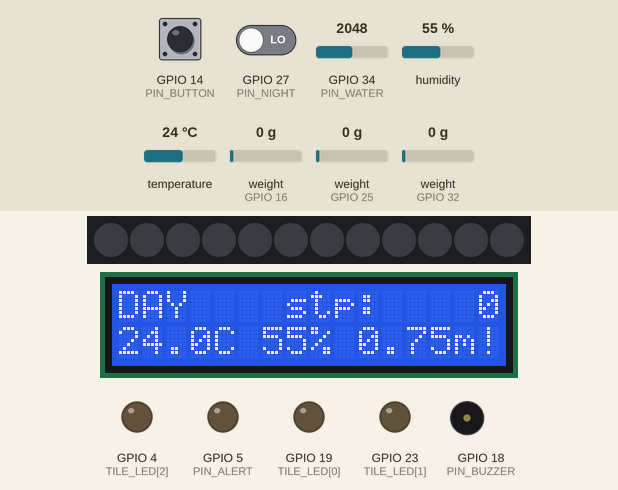
Simulated run of this sketch. Board: ESP32. Parts: 12 RGB LEDs in strip order, left to right, 16×2 character LCD, output pins drawn as LEDs (lit = HIGH), buzzer (waves = sounding). The test bench sets the inputs (shaded band); at power-on: GPIO 34 (PIN_WATER) = 2048, GPIO 27 (PIN_NIGHT) LOW, weight on the scale (sensors on GPIO 16, GPIO 25, GPIO 32) 0 g, GPIO 14 (PIN_BUTTON) HIGH, humidity 55 %, temperature 24 °C. Dim RGB values are drawn brighter than linear; WiFi joins after 1.5 s; servers stay silent unless stated; random numbers use the default seed unless the sketch sets one; no MQTT or app messages arrive unless stated; what the sketch prints to the serial monitor is not drawn.

Above: at 4.9 s.
5.0 s: GPIO 34 (PIN_WATER) set to 2866
At 6.5 s:
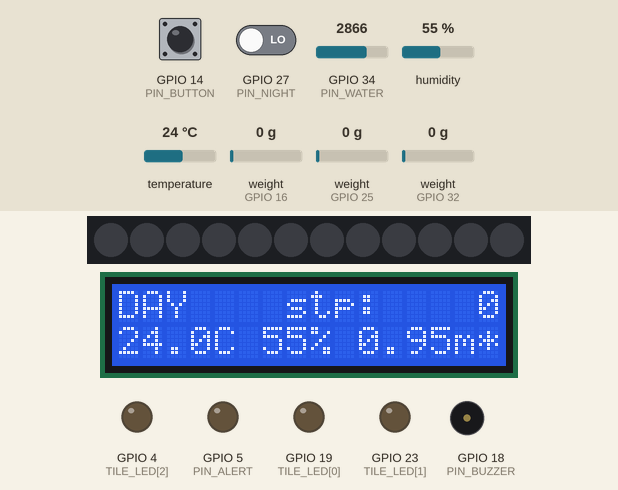
8.7 s: GPIO 27 (PIN_NIGHT) driven HIGH
At 9.6 s:
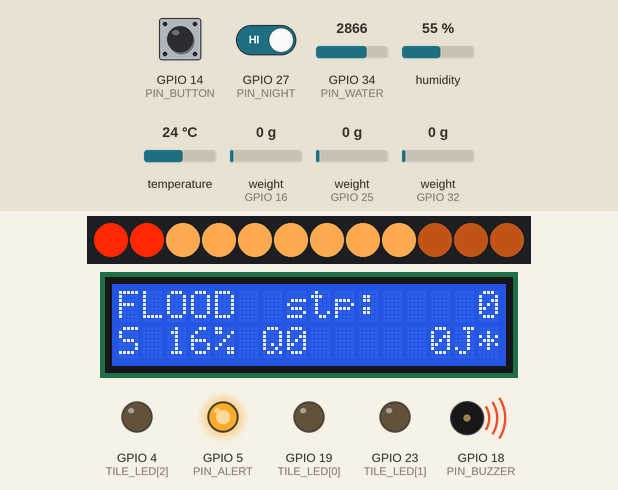
11.6 s: GPIO 34 (PIN_WATER) set to 1960
At 15.6 s:
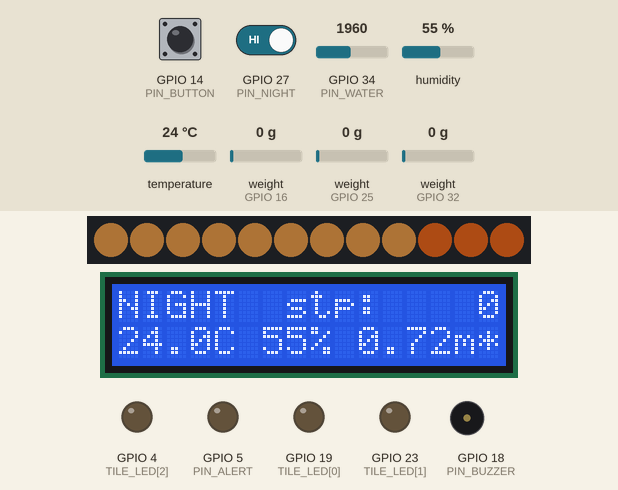
15.7 s: weight on the scale (sensor on GPIO 16) set to 19 g
20.2 s: weight on the scale (sensor on GPIO 16) set to 23 g
At 23.3 s:
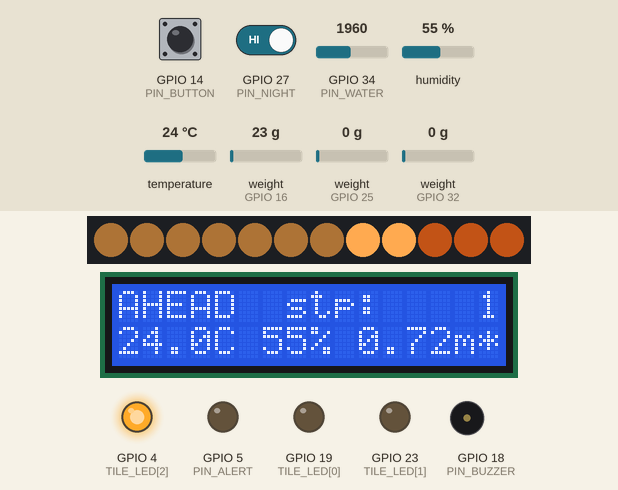
25.9 s: GPIO 14 (PIN_BUTTON) pulled LOW for 0.2 s
At 31.6 s:
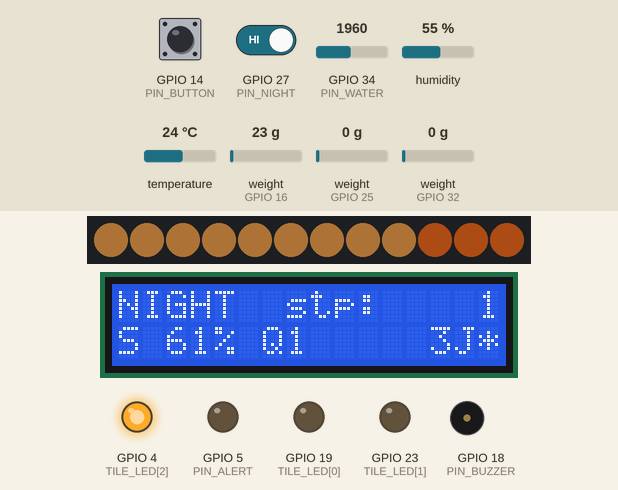
Timing chart, 0 to 31.9 s (numbered marks = the images above; inputs shaded):
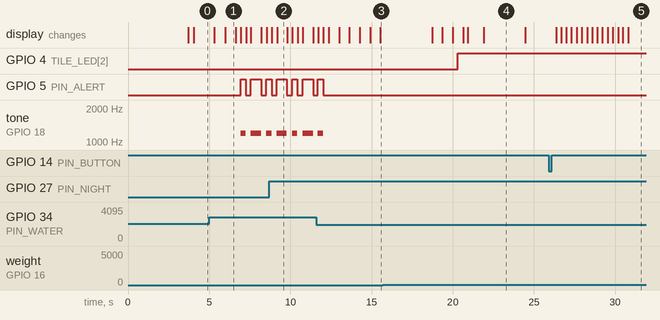

The sketch:

Jangkau_sketch.ino
```cpp
/*
  Jangkau smart step path - Zone P1 edge controller (Wokwi simulation)
  Sime Darby Property University Hackathon 2026 - People track

  What this rig shows:
   - Smart step tiles: 3 pavement tiles with load-cell (weighing-scale) sensors underneath.
     A step is detected by pressure only, so people are counted, never identified.
   - Energy harvesting: each step harvests a small amount of energy (estimate) that powers
     the tile's own sensor and the small LED glow under the walker's feet.
   - Lights follow the walker: at night the park lamps brighten ahead of whichever tile
     was stepped on, then dim after the walker has passed.
   - Quiet edge: the last 3 lamps (forest edge) stay low and amber for wildlife.
   - Quest glow: the green button (or a message from the app) makes the path glow gold.
   - Flash-flood safety: pond level (knob) above 1.00 m sounds the alarm and pauses quests.
   - Weather: temperature, humidity and "feels like" temperature (DHT22) for the dashboard.
   - Energy meter: compares real lamp energy with full brightness all night.
   - Edge-first: lighting and alarm logic runs here, so it keeps working if WiFi or MQTT drops.
   - Live data goes to the dashboard over MQTT.

  How to use while the simulation runs:
   - Click a load cell (Tile A, B or C), drag the weight above 20 kg (someone steps on it),
     then back to 0 (they step off). Try A, then B, then C to "walk" down the path.
   - Slide switch = day / night.
   - Green button = a neighbour quest is completed.
   - Knob = pond water level.
   - Click the DHT22 to change temperature and humidity.

  The same code runs on a real ESP32 with HX711 load-cell boards and a DHT22.
*/

#include <WiFi.h>
#include <PubSubClient.h>
#include <Adafruit_NeoPixel.h>
#include <Wire.h>
#include <LiquidCrystal_I2C.h>
#include <HX711.h>
#include <DHTesp.h>

// ---------- Team settings ----------
// CHANGE TEAM_ID to something unique (e.g. "jk-unimas-nullpointers") and type the same ID on the dashboard.
const char* TEAM_ID   = "elmina-demo";
const char* WIFI_SSID = "Wokwi-GUEST";   // Wokwi's built-in internet access
const char* WIFI_PASS = "";
const char* MQTT_HOST = "broker.hivemq.com";
const uint16_t MQTT_PORT = 1883;

// ---------- Pins ----------
const int PIN_PIXELS = 13;
const int PIN_BUTTON = 14;
const int PIN_NIGHT  = 27;
const int PIN_WATER  = 34;
const int PIN_BUZZER = 18;
const int PIN_ALERT  = 5;
const int PIN_DHT    = 15;
const int NUM_TILES  = 3;
const int TILE_DT[NUM_TILES]   = {32, 25, 16};
const int TILE_SCK[NUM_TILES]  = {33, 26, 17};
const int TILE_LED[NUM_TILES]  = {19, 23, 4};    // small LED glow built into each tile
const int TILE_LAMP[NUM_TILES] = {0, 4, 8};      // which lamp each tile sits next to
const char* TILE_NAME[NUM_TILES] = {"A", "B", "C"};

// ---------- Path model ----------
const int   NUM_LAMPS     = 12;
const int   FOREST_FROM   = 9;       // lamps 9-11 are the forest edge ("quiet edge")
const float LAMP_WATTS    = 40.0;    // one park lamp
const float EVENING_LEVEL = 0.20;    // calm evening level
const float QUIET_MAX     = 0.35;    // highest level allowed at the forest edge
const float TIME_SCALE    = 60.0;    // demo only: 1 real second = 1 minute of park time
const float STEP_KG_ON    = 20.0;    // more than this on a tile = someone is standing on it
const float STEP_KG_OFF   = 10.0;    // less than this = they stepped off
const float HARVEST_J     = 3.0;     // estimated energy harvested per step (a few joules)
const float SCALE_PER_KG  = 420.0;   // Wokwi 50 kg load cell: raw 0-21000 = 0-50 kg
const float FLOOD_ON_M    = 1.00;    // pond level that starts a flood alert
const float FLOOD_OFF_M   = 0.95;    // level that ends it (a small gap stops flicker)

// "Lights follow the walker" timing
const unsigned long STEP_MS = 180;   // delay between one lamp and the next
const unsigned long RISE_MS = 300;   // fade up
const unsigned long HOLD_MS = 6000;  // stay bright
const unsigned long FALL_MS = 900;   // fade back down
const unsigned long QUEST_GLOW_MS = 4000;
const unsigned long TILE_GLOW_MS  = 1500;

Adafruit_NeoPixel strip(NUM_LAMPS, PIN_PIXELS, NEO_GRB + NEO_KHZ800);
LiquidCrystal_I2C lcd(0x27, 16, 2);
HX711 tiles[NUM_TILES];
DHTesp dht;
WiFiClient wifiClient;
PubSubClient mqtt(wifiClient);

String topicStatus, topicEvents, topicCmd, topicOnline;

// ---------- State ----------
unsigned long now = 0;
bool night = false;
bool flood = false;
bool buzzing = false;
unsigned long steps = 0;
unsigned long quests = 0;
unsigned long tileSteps[NUM_TILES] = {0, 0, 0};
bool tilePressed[NUM_TILES] = {false, false, false};
unsigned long tileGlowUntil[NUM_TILES] = {0, 0, 0};
unsigned long lampRise[NUM_LAMPS];   // when each lamp starts brightening (0 = idle)
unsigned long lampEnd[NUM_LAMPS];    // when each lamp starts dimming again
unsigned long questUntil = 0;
float levels[NUM_LAMPS];
float waterM = 0;
float tempC = 0, humidity = 0, feelsC = 0;
float harvestJ = 0;                  // energy harvested by the tiles
float energyWh = 0;                  // real lamp energy (park time)
float baselineWh = 0;                // same lamps at full brightness
float powerW = 0;
unsigned long stepTimes[30];         // recent step times, for steps per minute
int stepIdx = 0;

bool btnLast = HIGH;
unsigned long btnChanged = 0;
bool wifiWasUp = false;

unsigned long tSensor = 0, tLights = 0, tLcd = 0, tPublish = 0, tWifi = 0, tMqtt = 0, tDht = 0;

// ---------- MQTT helpers ----------
void publishEvent(const char* type, const char* detail) {
  if (!mqtt.connected()) return;
  char buf[200];
  snprintf(buf, sizeof(buf),
           "{\"type\":\"%s\",\"detail\":\"%s\",\"steps\":%lu,\"quests\":%lu,\"water\":%.2f}",
           type, detail, steps, quests, waterM);
  mqtt.publish(topicEvents.c_str(), buf);
}

// 0..1 brightness boost for one lamp from the "follow the walker" wave
float lampBoost(int i) {
  if (lampRise[i] == 0 || now < lampRise[i]) return 0;
  unsigned long t = now - lampRise[i];
  if (t < RISE_MS) return t / (float)RISE_MS;
  if (now < lampEnd[i]) return 1.0;
  unsigned long f = now - lampEnd[i];
  if (f < FALL_MS) return 1.0 - f / (float)FALL_MS;
  return 0;
}

bool anyAhead() {
  for (int i = 0; i < NUM_LAMPS; i++) if (lampBoost(i) > 0) return true;
  return false;
}

const char* modeName() {
  if (flood) return "FLOOD";
  if (now < questUntil) return "QUEST";
  if (night && anyAhead()) return "AHEAD";
  if (night) return "NIGHT";
  return "DAY";
}

int stepsPerMinute() {
  int n = 0;
  for (int i = 0; i < 30; i++) {
    if (stepTimes[i] != 0 && now - stepTimes[i] < 60000UL) n++;
  }
  return n;
}

// ---------- Actions ----------
void startQuest(const char* source) {
  if (flood) {
    publishEvent("quest_paused", source);   // no quests near water during a flood alert
    return;
  }
  quests++;
  questUntil = now + QUEST_GLOW_MS;
  publishEvent("quest", source);
}

void lightAheadFrom(int lamp) {
  int from = lamp > 0 ? lamp - 1 : 0;            // also keep the lamp just behind lit
  for (int i = from; i < NUM_LAMPS; i++) {
    unsigned long rise = now + (unsigned long)max(0, i - lamp) * STEP_MS;
    unsigned long end = rise + RISE_MS + HOLD_MS;
    bool lit = lampRise[i] != 0 && now >= lampRise[i] + RISE_MS && now < lampEnd[i];
    if (lit) {
      if (end > lampEnd[i]) lampEnd[i] = end;     // already bright: just stay on longer
    } else {
      lampRise[i] = rise;
      lampEnd[i] = end;
    }
  }
}

void onStep(int tile) {
  steps++;
  tileSteps[tile]++;
  stepTimes[stepIdx] = now;
  stepIdx = (stepIdx + 1) % 30;
  harvestJ += HARVEST_J;                          // the tile harvests a little energy...
  tileGlowUntil[tile] = now + TILE_GLOW_MS;       // ...and uses it for its own LED glow
  if (night) lightAheadFrom(TILE_LAMP[tile]);
  publishEvent("step", TILE_NAME[tile]);
}

// ---------- Inputs ----------
void updateSensors() {
  for (int t = 0; t < NUM_TILES; t++) {
    if (!tiles[t].is_ready()) continue;
    float kg = tiles[t].get_units(1);
    if (!tilePressed[t] && kg > STEP_KG_ON) {
      tilePressed[t] = true;
      onStep(t);
    } else if (tilePressed[t] && kg < STEP_KG_OFF) {
      tilePressed[t] = false;
    }
  }

  bool nightNow = digitalRead(PIN_NIGHT) == HIGH;
  if (nightNow != night) {
    night = nightNow;
    publishEvent(night ? "night" : "day", "switch");
  }

  int raw = analogRead(PIN_WATER);
  float m = raw / 4095.0 * 1.5;              // knob range = 0.00 to 1.50 m
  waterM = waterM * 0.7 + m * 0.3;           // smooth the reading
  if (!flood && waterM > FLOOD_ON_M) {
    flood = true;
    publishEvent("flood_on", "pond");
  } else if (flood && waterM < FLOOD_OFF_M) {
    flood = false;
    publishEvent("flood_off", "pond");
  }
}

void updateWeather() {
  TempAndHumidity d = dht.getTempAndHumidity();
  if (dht.getStatus() != 0) return;          // keep the last good reading
  tempC = d.temperature;
  humidity = d.humidity;
  feelsC = dht.computeHeatIndex(tempC, humidity, false);
}

void updateButton() {
  bool b = digitalRead(PIN_BUTTON);
  if (b != btnLast && now - btnChanged > 50) {
    btnChanged = now;
    btnLast = b;
    if (b == LOW) startQuest("button");
  }
}

// ---------- Lights ----------
void updateLights(unsigned long dtMs) {
  float base = night ? EVENING_LEVEL : 0.0;
  bool questGlow = now < questUntil;
  float sum = 0;

  for (int i = 0; i < NUM_LAMPS; i++) {
    float lvl = base;
    if (night) lvl = max(lvl, base + (1.0f - base) * lampBoost(i));
    if (questGlow) {
      float pulse = 0.55 + 0.35 * sin((now % 1000) / 1000.0 * 2 * PI);
      lvl = max(lvl, pulse);
    }
    if (flood && night) lvl = 1.0;                     // keep the path fully lit for safety
    if (i >= FOREST_FROM) lvl = min(lvl, QUIET_MAX);   // quiet edge for wildlife
    levels[i] = lvl;
    sum += lvl;
  }

  // Energy: real lamp use vs the same lamps at full brightness (only at night)
  powerW = sum * LAMP_WATTS;
  float hours = dtMs / 3600000.0 * TIME_SCALE;
  energyWh += powerW * hours;
  if (night) baselineWh += NUM_LAMPS * LAMP_WATTS * hours;

  bool blink = (now / 400) % 2 == 0;
  for (int i = 0; i < NUM_LAMPS; i++) {
    int r = 255, g = 170, b = 80;                        // warm white
    if (i >= FOREST_FROM) { r = 255; g = 110; b = 30; }  // amber at the forest edge
    if (questGlow) { r = 255; g = 150; b = 0; }          // gold quest glow
    float s = levels[i];
    if (flood && i < 2) { r = 255; g = 40; b = 0; s = blink ? 1.0 : 0.05; }  // flood marker
    strip.setPixelColor(i, strip.Color((uint8_t)(r * s), (uint8_t)(g * s), (uint8_t)(b * s)));
  }
  strip.show();

  for (int t = 0; t < NUM_TILES; t++) {
    digitalWrite(TILE_LED[t], (now < tileGlowUntil[t] || tilePressed[t]) ? HIGH : LOW);
  }
}

float savedPct() {
  if (baselineWh <= 0) return 0;
  float p = (1.0 - energyWh / baselineWh) * 100.0;
  return p < 0 ? 0 : p;
}

// ---------- Alarm ----------
void updateAlarm() {
  if (!flood) {
    digitalWrite(PIN_ALERT, LOW);
    if (buzzing) { noTone(PIN_BUZZER); buzzing = false; }
    return;
  }
  bool phase = (now / 400) % 2 == 0;
  digitalWrite(PIN_ALERT, phase ? HIGH : LOW);
  if (phase && !buzzing) { tone(PIN_BUZZER, 1200); buzzing = true; }
  else if (!phase && buzzing) { noTone(PIN_BUZZER); buzzing = false; }
}

// ---------- LCD ----------
void updateLcd() {
  char l1[17], l2[17];
  snprintf(l1, sizeof(l1), "%-6s stp:%5lu", modeName(), steps);
  char net = mqtt.connected() ? '*' : '!';   // * = sending to dashboard, ! = offline (still working)
  if ((now / 3000) % 2 == 0) {
    snprintf(l2, sizeof(l2), "S%3.0f%% Q%-2lu %4.0fJ%c", savedPct(), quests, harvestJ, net);
  } else {
    snprintf(l2, sizeof(l2), "%4.1fC%3.0f%% %4.2fm%c", tempC, humidity, waterM, net);
  }
  lcd.setCursor(0, 0);
  lcd.print(l1);
  lcd.setCursor(0, 1);
  lcd.print(l2);
  for (int i = strlen(l2); i < 16; i++) lcd.print(" ");
}

// ---------- Network (never blocks the lights for long) ----------
void onMqtt(char* topic, byte* payload, unsigned int len) {
  (void)topic;
  String msg;
  for (unsigned int i = 0; i < len; i++) msg += (char)payload[i];
  if (msg.indexOf("quest") >= 0) startQuest("app");   // the web app says a neighbour quest finished
}

void networkLoop() {
  if (WiFi.status() != WL_CONNECTED) {
    if (wifiWasUp) { wifiWasUp = false; Serial.println("WiFi lost. Lights keep working offline."); }
    if (now - tWifi > 15000) {
      tWifi = now;
      Serial.println("WiFi: connecting to Wokwi-GUEST...");
      WiFi.disconnect();
      WiFi.begin(WIFI_SSID, WIFI_PASS, 6);
    }
    return;
  }
  if (!wifiWasUp) {
    wifiWasUp = true;
    Serial.print("WiFi connected, IP ");
    Serial.println(WiFi.localIP());
  }
  if (!mqtt.connected()) {
    if (now - tMqtt > 5000) {
      tMqtt = now;
      Serial.print("MQTT: connecting to ");
      Serial.print(MQTT_HOST);
      Serial.print(" as team ");
      Serial.println(TEAM_ID);
      String id = "jk-rig-" + String((uint32_t)random(0xFFFFFF), HEX);
      if (mqtt.connect(id.c_str(), topicOnline.c_str(), 0, true, "false")) {
        mqtt.publish(topicOnline.c_str(), "true", true);
        mqtt.subscribe(topicCmd.c_str());
        Serial.print("MQTT connected. Sending to topic ");
        Serial.println(topicStatus);
      } else {
        Serial.print("MQTT failed, code ");
        Serial.print(mqtt.state());
        Serial.println(". Retrying in 5 s.");
      }
    }
    return;
  }
  mqtt.loop();
}

void publishStatus() {
  if (!mqtt.connected()) return;
  String lv;
  for (int i = 0; i < NUM_LAMPS; i++) {
    if (i) lv += ",";
    lv += String((int)(levels[i] * 100 + 0.5));
  }
  char buf[640];
  snprintf(buf, sizeof(buf),
           "{\"zone\":\"P1\",\"mode\":\"%s\",\"night\":%s,\"steps\":%lu,\"perMin\":%d,"
           "\"tiles\":[%lu,%lu,%lu],\"pressed\":[%d,%d,%d],\"quests\":%lu,\"powerW\":%.0f,"
           "\"fullW\":%.0f,\"energyWh\":%.1f,\"baselineWh\":%.1f,\"savedPct\":%.0f,"
           "\"harvestJ\":%.0f,\"water\":%.2f,\"flood\":%s,\"tempC\":%.1f,\"humidity\":%.0f,"
           "\"feelsC\":%.1f,\"levels\":[%s],\"uptime\":%lu}",
           modeName(), night ? "true" : "false", steps, stepsPerMinute(),
           tileSteps[0], tileSteps[1], tileSteps[2],
           tilePressed[0] ? 1 : 0, tilePressed[1] ? 1 : 0, tilePressed[2] ? 1 : 0,
           quests, powerW, night ? NUM_LAMPS * LAMP_WATTS : 0.0, energyWh, baselineWh,
           savedPct(), harvestJ, waterM, flood ? "true" : "false", tempC, humidity, feelsC,
           lv.c_str(), now / 1000);
  mqtt.publish(topicStatus.c_str(), buf);
}

// ---------- Setup and loop ----------
void setup() {
  Serial.begin(115200);
  pinMode(PIN_BUTTON, INPUT_PULLUP);
  pinMode(PIN_NIGHT, INPUT);
  pinMode(PIN_ALERT, OUTPUT);
  pinMode(PIN_BUZZER, OUTPUT);
  for (int t = 0; t < NUM_TILES; t++) {
    pinMode(TILE_LED[t], OUTPUT);
    tiles[t].begin(TILE_DT[t], TILE_SCK[t]);
    tiles[t].set_scale(SCALE_PER_KG);
  }
  for (int i = 0; i < NUM_LAMPS; i++) { lampRise[i] = 0; lampEnd[i] = 0; levels[i] = 0; }
  dht.setup(PIN_DHT, DHTesp::DHT22);

  strip.begin();
  strip.show();
  lcd.init();
  lcd.backlight();
  lcd.setCursor(0, 0);
  lcd.print("Jangkau");
  lcd.setCursor(0, 1);
  lcd.print("Step path start");

  for (int t = 0; t < NUM_TILES; t++) tiles[t].tare();   // empty tiles = 0 kg

  String base = String("jangkau/") + TEAM_ID + "/zone/P1";
  topicStatus = base + "/status";
  topicEvents = base + "/events";
  topicCmd    = base + "/cmd";
  topicOnline = base + "/online";

  randomSeed(micros());
  WiFi.mode(WIFI_STA);
  WiFi.begin(WIFI_SSID, WIFI_PASS, 6);
  tWifi = millis();
  mqtt.setServer(MQTT_HOST, MQTT_PORT);
  mqtt.setCallback(onMqtt);
  mqtt.setBufferSize(768);
  mqtt.setSocketTimeout(3);
  mqtt.setKeepAlive(60);   // a throttled browser tab won't drop the connection so quickly

  night = digitalRead(PIN_NIGHT) == HIGH;
  waterM = analogRead(PIN_WATER) / 4095.0 * 1.5;
  updateWeather();
  delay(600);
  lcd.clear();
  Serial.println("Jangkau step path running. Lights work offline; dashboard needs MQTT.");
}

void loop() {
  now = millis();
  networkLoop();
  updateButton();

  if (now - tSensor >= 100)  { tSensor = now; updateSensors(); }
  if (now - tDht >= 2000)    { tDht = now; updateWeather(); }
  if (now - tLights >= 20)   { unsigned long dt = now - tLights; tLights = now; updateLights(dt); }
  updateAlarm();
  if (now - tLcd >= 500)     { tLcd = now; updateLcd(); }
  if (now - tPublish >= 1000) { tPublish = now; publishStatus(); }
}
```

Measured:
- the behaviour switches between 20 and 21 g on weight on the scale (sensor on GPIO 16) (found by bisection; images 3 and 4)
- after the input at 5.0 s, GPIO 5 (PIN_ALERT): goes HIGH 0.30 s, LOW 0.33 s, HIGH 0.63 s, LOW 0.31 s, then HIGH, starting after 1.9 s; tone on GPIO 18 (PIN_BUZZER): goes 1200 Hz 0.30 s, silent 0.33 s, 1200 Hz 0.63 s, silent 0.31 s, then 1200 Hz, starting after 1.9 s
- after the input at 20.2 s, GPIO 4 (TILE_LED[2]): LOW → HIGH after 0.10 s
- what the display in image 1 shows lasts 0.6 s, from 6.0 s to 6.6 s
- what the display in image 4 shows lasts 2.6 s, from 21.9 s to 24.5 s
